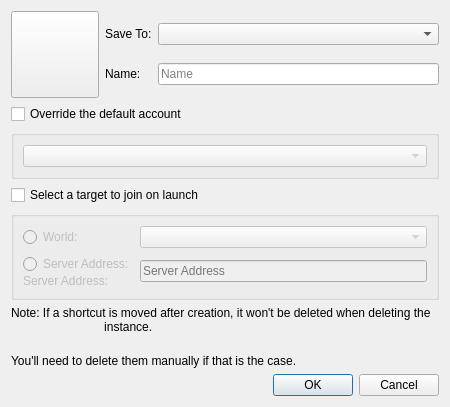
<?xml version="1.0" encoding="UTF-8"?>
<ui version="4.0">
    <class>CreateShortcutDialog</class>
    <widget class="QDialog" name="CreateShortcutDialog">
        <property name="windowModality">
            <enum>Qt::WindowModality::ApplicationModal</enum>
        </property>
        <property name="geometry">
            <rect>
                <x>0</x>
                <y>0</y>
                <width>450</width>
                <height>370</height>
            </rect>
        </property>
        <property name="windowTitle">
            <string>Create Instance Shortcut</string>
        </property>
        <property name="modal">
            <bool>true</bool>
        </property>
        <layout class="QVBoxLayout" name="verticalLayout">
            <item>
                <layout class="QHBoxLayout" name="iconBtnLayout">
                    <item>
                        <widget class="QToolButton" name="iconButton">
                            <property name="icon">
                                <iconset>
                                    <normaloff>:/icons/instances/grass</normaloff>:/icons/instances/grass
                                </iconset>
                            </property>
                            <property name="iconSize">
                                <size>
                                    <width>80</width>
                                    <height>80</height>
                                </size>
                            </property>
                        </widget>
                    </item>
                    <item>
                        <layout class="QGridLayout" name="iconBtnGridLayout">
                            <item row="0" column="0">
                                <widget class="QLabel" name="saveToLabel">
                                    <property name="text">
                                        <string>Save To:</string>
                                    </property>
                                </widget>
                            </item>
                            <item row="0" column="1">
                                <widget class="QComboBox" name="saveTargetSelectionBox">
                                    <property name="sizePolicy">
                                        <sizepolicy hsizetype="Expanding" vsizetype="Fixed">
                                            <horstretch>0</horstretch>
                                            <verstretch>0</verstretch>
                                        </sizepolicy>
                                    </property>
                                </widget>
                            </item>
                            <item row="1" column="0">
                                <widget class="QLabel" name="nameLabel">
                                    <property name="text">
                                        <string>Name:</string>
                                    </property>
                                </widget>
                            </item>
                            <item row="1" column="1">
                                <widget class="QLineEdit" name="instNameTextBox">
                                    <property name="placeholderText">
                                        <string>Name</string>
                                    </property>
                                </widget>
                            </item>
                        </layout>
                    </item>
                </layout>
            </item>
            <item>
                <widget class="QCheckBox" name="overrideAccountCheckbox">
                    <property name="toolTip">
                        <string>Use a different account than the default specified.</string>
                    </property>
                    <property name="text">
                        <string>Override the default account</string>
                    </property>
                </widget>
            </item>
            <item>
                <widget class="QGroupBox" name="accountOptionsGroup">
                    <property name="enabled">
                        <bool>false</bool>
                    </property>
                    <property name="sizePolicy">
                        <sizepolicy hsizetype="Preferred" vsizetype="Fixed">
                            <horstretch>0</horstretch>
                            <verstretch>0</verstretch>
                        </sizepolicy>
                    </property>
                    <layout class="QVBoxLayout" name="accountOptionsLayout">
                        <item>
                            <widget class="QComboBox" name="accountSelectionBox">
                                <property name="sizePolicy">
                                    <sizepolicy hsizetype="Expanding" vsizetype="Fixed">
                                        <horstretch>0</horstretch>
                                        <verstretch>0</verstretch>
                                    </sizepolicy>
                                </property>
                            </widget>
                        </item>
                    </layout>
                </widget>
            </item>
            <item>
                <widget class="QCheckBox" name="targetCheckbox">
                    <property name="toolTip">
                        <string>Specify a world or server to automatically join on launch.</string>
                    </property>
                    <property name="text">
                        <string>Select a target to join on launch</string>
                    </property>
                </widget>
            </item>
            <item>
                <widget class="QGroupBox" name="targetOptionsGroup">
                    <property name="enabled">
                        <bool>false</bool>
                    </property>
                    <property name="sizePolicy">
                        <sizepolicy hsizetype="Preferred" vsizetype="Fixed">
                            <horstretch>0</horstretch>
                            <verstretch>0</verstretch>
                        </sizepolicy>
                    </property>
                    <layout class="QGridLayout" name="targetOptionsGridLayout">
                        <item row="0" column="0">
                            <layout class="QVBoxLayout" name="worldOverlap">
                                <property name="spacing">
                                    <number>0</number>
                                </property>
                                <item>
                                    <widget class="QRadioButton" name="worldTarget">
                                        <property name="text">
                                            <string>World:</string>
                                        </property>
                                        <attribute name="buttonGroup">
                                            <string notr="true">targetBtnGroup</string>
                                        </attribute>
                                    </widget>
                                </item>
                            </layout>
                        </item>
                        <item row="0" column="1">
                            <widget class="QComboBox" name="worldSelectionBox">
                                <property name="sizePolicy">
                                    <sizepolicy hsizetype="Expanding" vsizetype="Fixed">
                                        <horstretch>0</horstretch>
                                        <verstretch>0</verstretch>
                                    </sizepolicy>
                                </property>
                            </widget>
                        </item>
                        <item row="1" column="0">
                            <layout class="QVBoxLayout" name="serverOverlap">
                                <property name="spacing">
                                    <number>0</number>
                                </property>
                                <item>
                                    <widget class="QRadioButton" name="serverTarget">
                                        <property name="text">
                                            <string>Server Address:</string>
                                        </property>
                                        <attribute name="buttonGroup">
                                            <string notr="true">targetBtnGroup</string>
                                        </attribute>
                                    </widget>
                                </item>
                                <item>
                                    <widget class="QLabel" name="serverLabel">
                                        <property name="visible">
                                            <bool>false</bool>
                                        </property>
                                        <property name="text">
                                            <string>Server Address:</string>
                                        </property>
                                    </widget>
                                </item>
                            </layout>
                        </item>
                        <item row="1" column="1">
                            <widget class="QLineEdit" name="serverAddressBox">
                                <property name="placeholderText">
                                    <string>Server Address</string>
                                </property>
                            </widget>
                        </item>
                    </layout>
                </widget>
            </item>
            <item>
                <widget class="QLabel" name="noteLabel">
                    <property name="text">
                        <string>Note: If a shortcut is moved after creation, it won't be deleted when deleting the
                            instance.
                        </string>
                    </property>
                </widget>
            </item>
            <item>
                <widget class="QLabel" name="noteLabel2">
                    <property name="text">
                        <string>You'll need to delete them manually if that is the case.</string>
                    </property>
                </widget>
            </item>
            <item>
                <widget class="QDialogButtonBox" name="buttonBox">
                    <property name="orientation">
                        <enum>Qt::Orientation::Horizontal</enum>
                    </property>
                    <property name="standardButtons">
                        <set>QDialogButtonBox::StandardButton::Cancel|QDialogButtonBox::StandardButton::Ok</set>
                    </property>
                </widget>
            </item>
        </layout>
    </widget>
    <tabstops>
        <tabstop>iconButton</tabstop>
    </tabstops>
    <resources/>
    <connections>
        <connection>
            <sender>buttonBox</sender>
            <signal>accepted()</signal>
            <receiver>CreateShortcutDialog</receiver>
            <slot>accept()</slot>
            <hints>
                <hint type="sourcelabel">
                    <x>20</x>
                    <y>20</y>
                </hint>
                <hint type="destinationlabel">
                    <x>20</x>
                    <y>20</y>
                </hint>
            </hints>
        </connection>
        <connection>
            <sender>buttonBox</sender>
            <signal>rejected()</signal>
            <receiver>CreateShortcutDialog</receiver>
            <slot>reject()</slot>
            <hints>
                <hint type="sourcelabel">
                    <x>20</x>
                    <y>20</y>
                </hint>
                <hint type="destinationlabel">
                    <x>20</x>
                    <y>20</y>
                </hint>
            </hints>
        </connection>
    </connections>
    <buttongroups>
        <buttongroup name="targetBtnGroup"/>
    </buttongroups>
</ui>
